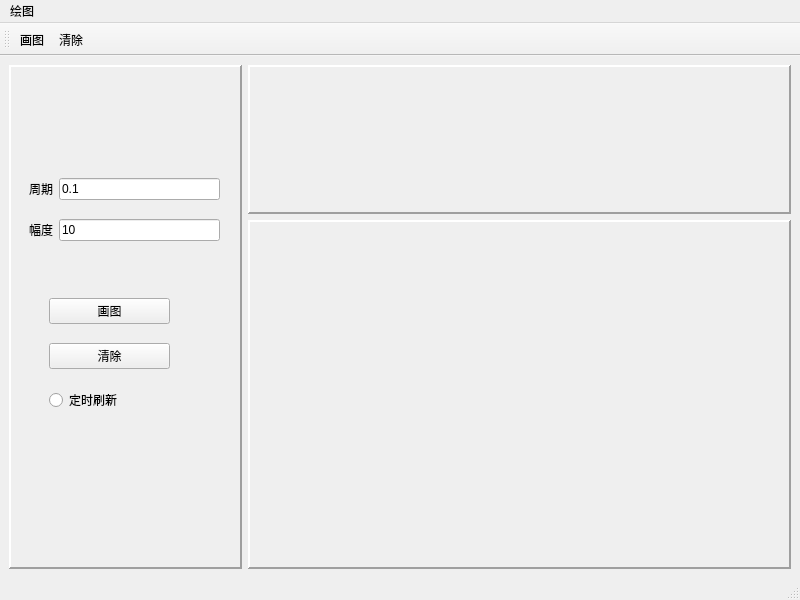
<?xml version="1.0" encoding="UTF-8"?>
<ui version="4.0">
 <class>MainWindow</class>
 <widget class="QMainWindow" name="MainWindow">
  <property name="geometry">
   <rect>
    <x>0</x>
    <y>0</y>
    <width>800</width>
    <height>600</height>
   </rect>
  </property>
  <property name="windowTitle">
   <string>MainWindow</string>
  </property>
  <widget class="QWidget" name="centralwidget">
   <layout class="QHBoxLayout" name="horizontalLayout_2" stretch="3,7">
    <item>
     <widget class="QFrame" name="controlFrame">
      <property name="frameShape">
       <enum>QFrame::Panel</enum>
      </property>
      <property name="frameShadow">
       <enum>QFrame::Raised</enum>
      </property>
      <property name="lineWidth">
       <number>2</number>
      </property>
      <widget class="QWidget" name="">
       <property name="geometry">
        <rect>
         <x>40</x>
         <y>220</y>
         <width>121</width>
         <height>141</height>
        </rect>
       </property>
       <layout class="QVBoxLayout" name="verticalLayout_2">
        <item>
         <widget class="QPushButton" name="paintButton">
          <property name="text">
           <string>画图</string>
          </property>
         </widget>
        </item>
        <item>
         <widget class="QPushButton" name="clearButton">
          <property name="text">
           <string>清除</string>
          </property>
         </widget>
        </item>
        <item>
         <widget class="QRadioButton" name="timerButton">
          <property name="text">
           <string>定时刷新</string>
          </property>
         </widget>
        </item>
       </layout>
      </widget>
      <widget class="QWidget" name="">
       <property name="geometry">
        <rect>
         <x>20</x>
         <y>100</y>
         <width>191</width>
         <height>91</height>
        </rect>
       </property>
       <layout class="QGridLayout" name="gridLayout">
        <item row="0" column="0">
         <widget class="QLabel" name="label">
          <property name="text">
           <string>周期</string>
          </property>
         </widget>
        </item>
        <item row="0" column="1">
         <widget class="QLineEdit" name="periodEdit">
          <property name="text">
           <string>0.1</string>
          </property>
         </widget>
        </item>
        <item row="1" column="0">
         <widget class="QLabel" name="label_2">
          <property name="text">
           <string>幅度</string>
          </property>
         </widget>
        </item>
        <item row="1" column="1">
         <widget class="QLineEdit" name="hightEdit">
          <property name="text">
           <string>10</string>
          </property>
         </widget>
        </item>
       </layout>
      </widget>
     </widget>
    </item>
    <item>
     <layout class="QVBoxLayout" name="verticalLayout" stretch="3,7">
      <item>
       <widget class="QFrame" name="totalFrame">
        <property name="frameShape">
         <enum>QFrame::Panel</enum>
        </property>
        <property name="frameShadow">
         <enum>QFrame::Raised</enum>
        </property>
        <property name="lineWidth">
         <number>2</number>
        </property>
       </widget>
      </item>
      <item>
       <widget class="QFrame" name="detailFrame">
        <property name="frameShape">
         <enum>QFrame::Panel</enum>
        </property>
        <property name="frameShadow">
         <enum>QFrame::Raised</enum>
        </property>
        <property name="lineWidth">
         <number>2</number>
        </property>
       </widget>
      </item>
     </layout>
    </item>
   </layout>
  </widget>
  <widget class="QMenuBar" name="menubar">
   <property name="geometry">
    <rect>
     <x>0</x>
     <y>0</y>
     <width>800</width>
     <height>22</height>
    </rect>
   </property>
   <widget class="QMenu" name="menu">
    <property name="title">
     <string>绘图</string>
    </property>
    <addaction name="paintAction"/>
    <addaction name="clearAction"/>
   </widget>
   <addaction name="menu"/>
  </widget>
  <widget class="QStatusBar" name="statusbar"/>
  <widget class="QToolBar" name="toolBar">
   <property name="windowTitle">
    <string>toolBar</string>
   </property>
   <attribute name="toolBarArea">
    <enum>TopToolBarArea</enum>
   </attribute>
   <attribute name="toolBarBreak">
    <bool>false</bool>
   </attribute>
   <addaction name="paintAction"/>
   <addaction name="clearAction"/>
  </widget>
  <action name="paintAction">
   <property name="text">
    <string>画图</string>
   </property>
  </action>
  <action name="clearAction">
   <property name="text">
    <string>清除</string>
   </property>
  </action>
 </widget>
 <resources/>
 <connections>
  <connection>
   <sender>paintAction</sender>
   <signal>triggered()</signal>
   <receiver>paintButton</receiver>
   <slot>click()</slot>
   <hints>
    <hint type="sourcelabel">
     <x>-1</x>
     <y>-1</y>
    </hint>
    <hint type="destinationlabel">
     <x>109</x>
     <y>279</y>
    </hint>
   </hints>
  </connection>
  <connection>
   <sender>clearAction</sender>
   <signal>triggered()</signal>
   <receiver>clearButton</receiver>
   <slot>click()</slot>
   <hints>
    <hint type="sourcelabel">
     <x>-1</x>
     <y>-1</y>
    </hint>
    <hint type="destinationlabel">
     <x>109</x>
     <y>324</y>
    </hint>
   </hints>
  </connection>
 </connections>
</ui>
